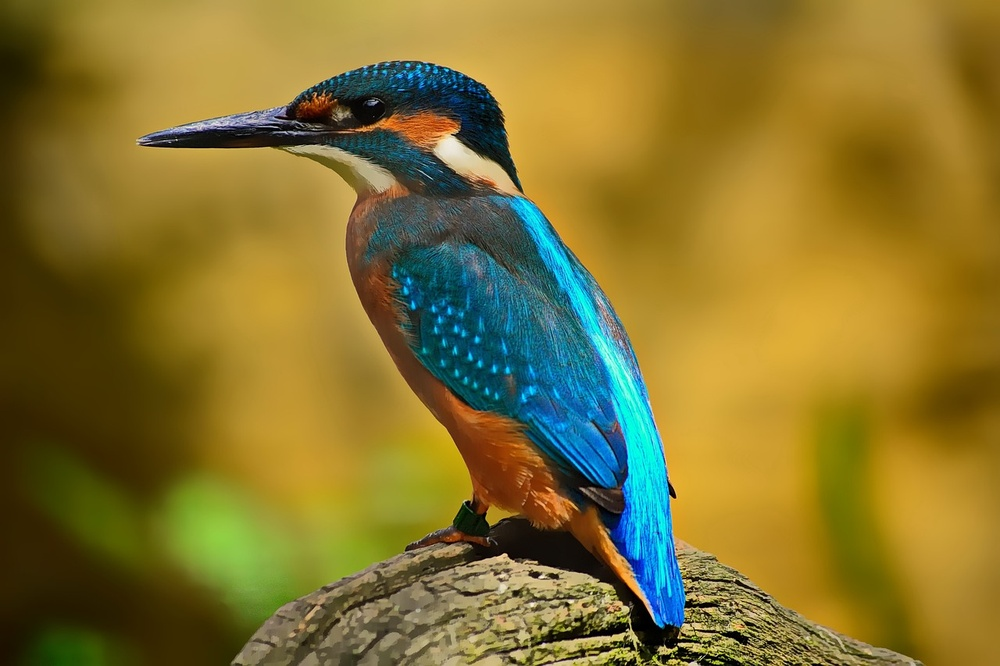
#> input picture data/birdd.jpg, 1000 x 666 px, shrunk from 1280 x 853 before the run, found by its file name
$ python global_threshold.py
#> lines starting #> are read from the running program, lines starting #| are printed output that depends on the picture; after the words box and inside, x2 and y2 are one past the last pixel; in counts of white or black regions, pixels touching at a corner belong together
import cv2

img_path = 'C:/Users/Srikar/PycharmProjects/opencv_basics/data/birdd.jpg'
img = cv2.imread(img_path)
#> img is the input picture: shape (666, 1000, 3); mean B, G, R 46.6, 115.8, 132.8

img_grey = cv2.cvtColor(img,cv2.COLOR_BGR2GRAY)
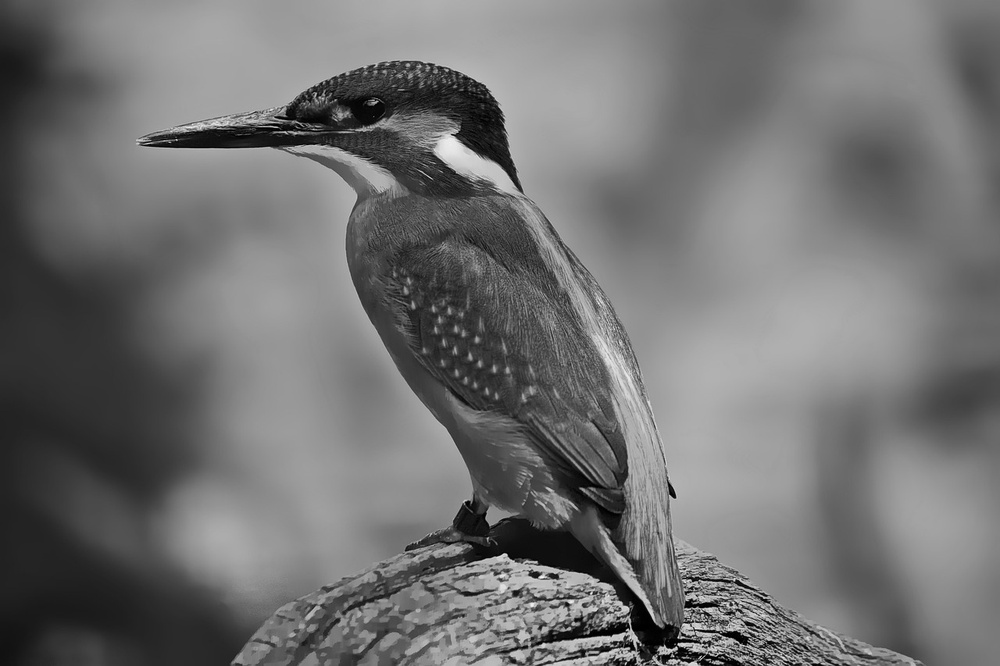
#> img_grey: shape (666, 1000); min 0, max 248, mean 113

res,t_img = cv2.threshold(img_grey,75,255,cv2.THRESH_BINARY)
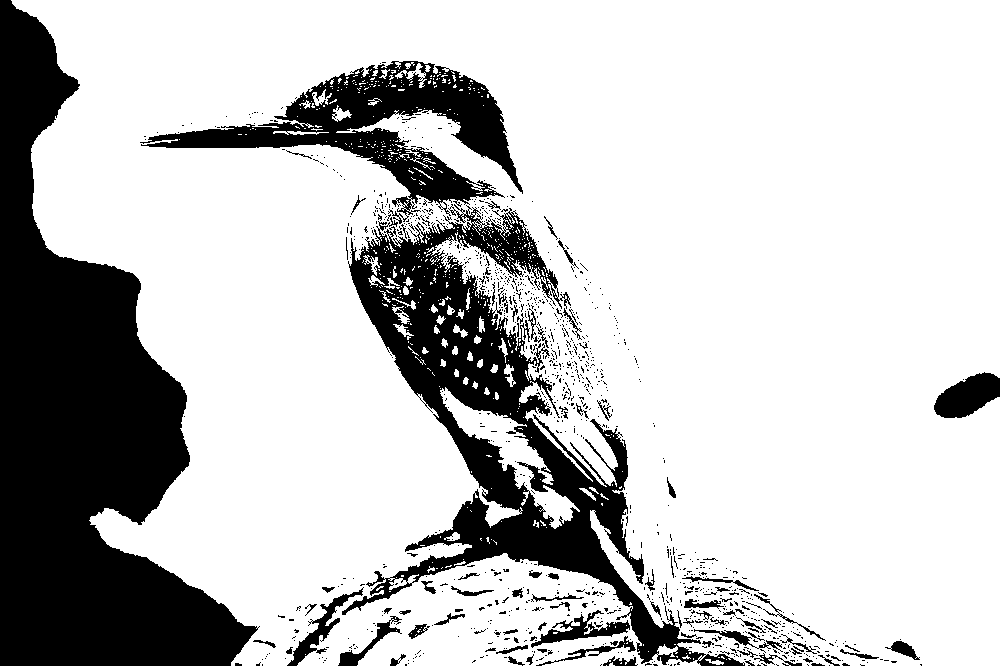
#> t_img: shape (666, 1000); 76.5% white; 1132 black regions (1041 under 20 px), largest, box (x1, y1, x2, y2) and area: (0, 0, 260, 666) 80721, (342, 204, 745, 666) 43172, (140, 61, 523, 224) 18552
tt_img = cv2.blur(t_img,(10,10))
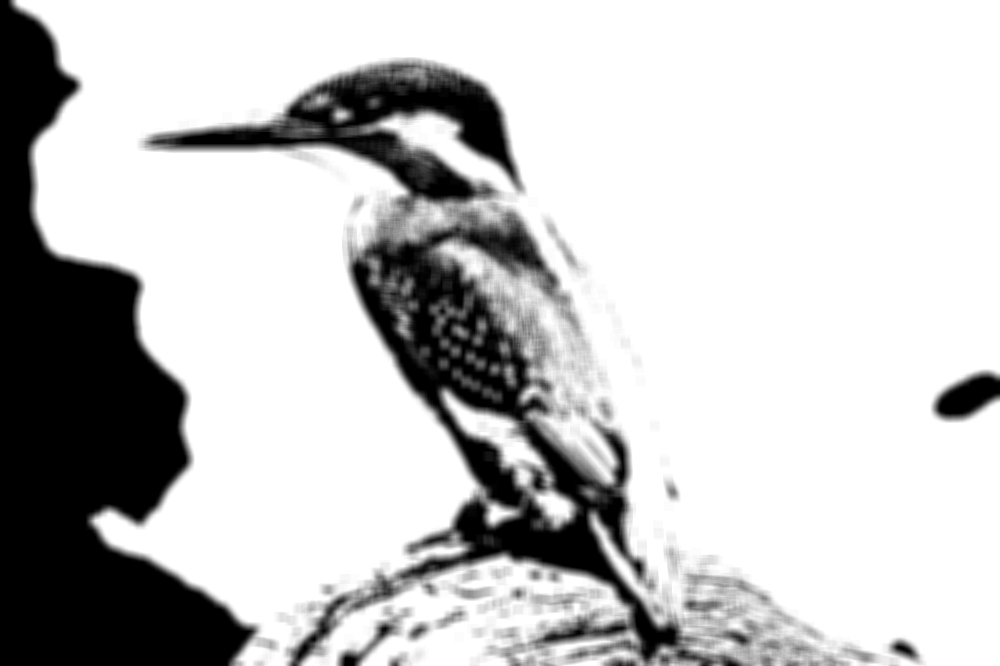
#> tt_img: shape (666, 1000); min 0, max 255, mean 195.1
res,tt_img = cv2.threshold(tt_img,75,255,cv2.THRESH_BINARY)
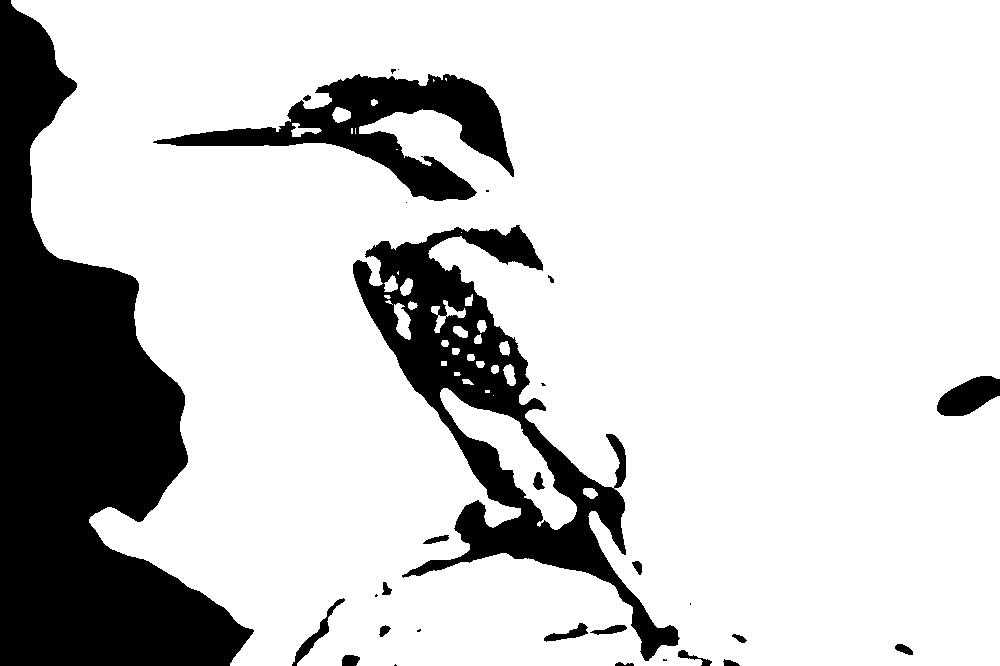
#> tt_img: shape (666, 1000); 80.2% white; 30 black regions (10 under 20 px), largest, box (x1, y1, x2, y2) and area: (0, 0, 254, 666) 79114, (353, 225, 680, 661) 33301, (153, 74, 514, 201) 15155
cv2.imshow('img_grey',img_grey)
cv2.imshow('img_thresh_no_blur',t_img)
cv2.imshow('img_thresh_blur',tt_img)
cv2.waitKey(0)

$ run again, with data/cric.jpg copied over data/birdd.jpg
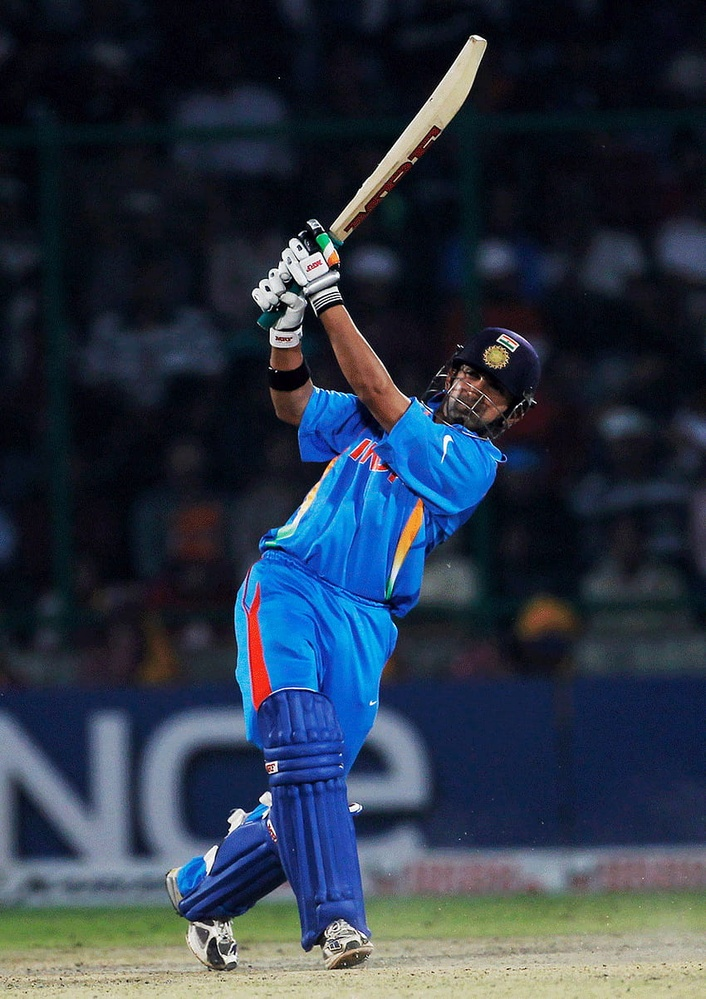
#> input picture data/cric.jpg, 706 x 999 px, shrunk from 850 x 1203 before the run, found by its file name
#> img is the input picture: shape (999, 706, 3); mean B, G, R 70, 54.6, 43.3
#> `res,t_img = cv2.threshold(img_grey,75,255,cv2.THRESH_BINARY)`:
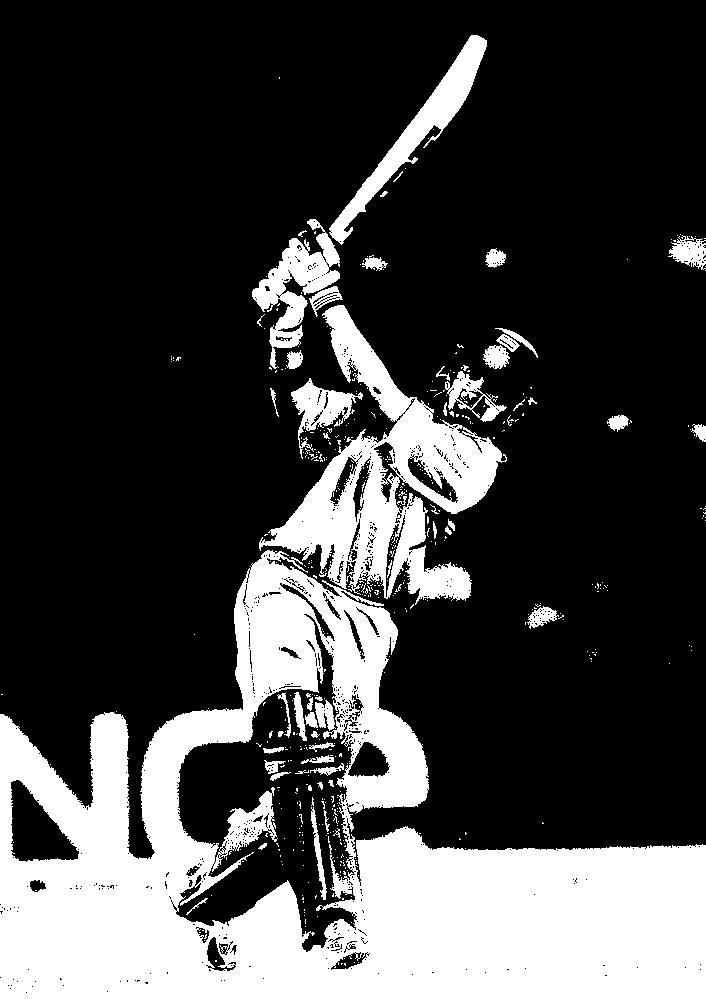
#> t_img: shape (999, 706); 25.8% white; 528 white regions (471 under 20 px), largest, box (x1, y1, x2, y2) and area: (0, 550, 706, 999) 137525, (259, 305, 507, 605) 23963, (329, 35, 487, 245) 5392
#> `res,tt_img = cv2.threshold(tt_img,75,255,cv2.THRESH_BINARY)`:
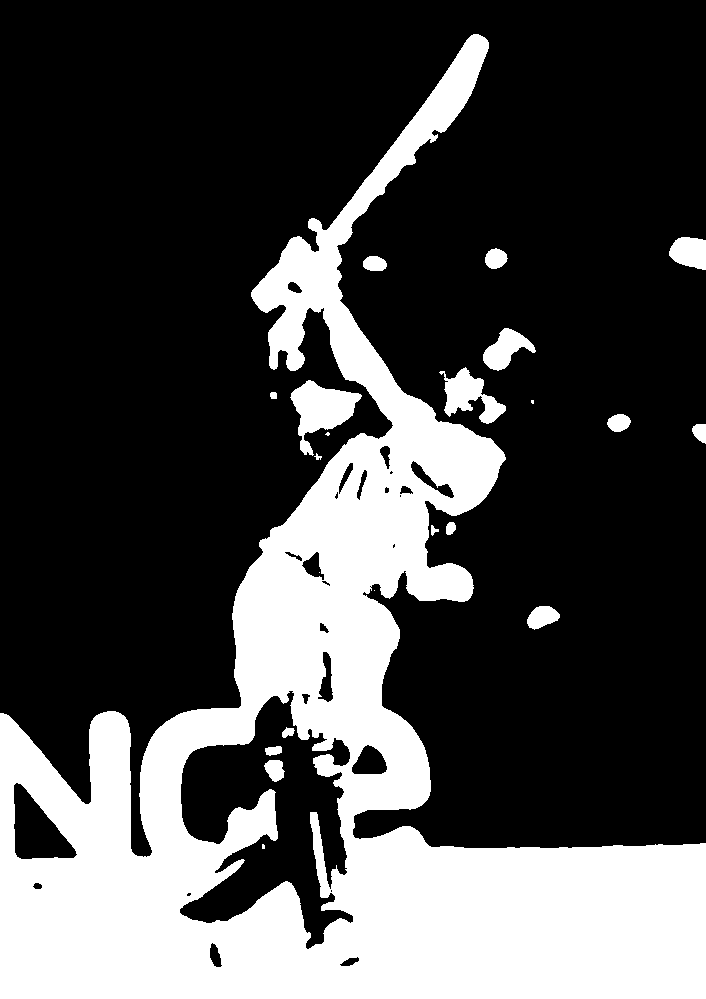
#> tt_img: shape (999, 706); 28.7% white; 22 white regions (5 under 20 px), largest, box (x1, y1, x2, y2) and area: (0, 34, 706, 999) 193803, (290, 380, 362, 456) 2562, (439, 367, 506, 424) 1702
